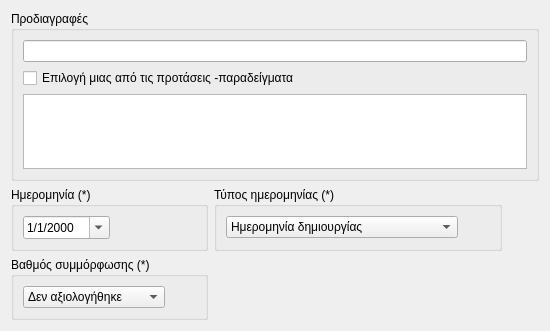
               <widget class="QWidget" name="scrollAreaWidgetContents_8_1">
                <property name="geometry">
                 <rect>
                  <x>0</x>
                  <y>0</y>
                  <width>550</width>
                  <height>331</height>
                 </rect>
                </property>
                <layout class="QGridLayout" name="gridLayout_68">
                 <item row="1" column="1">
                  <widget class="QGroupBox" name="groupBox_8_5">
                   <property name="title">
                    <string>Τύπος ημερομηνίας (*)</string>
                   </property>
                   <layout class="QGridLayout" name="gridLayout_66">
                    <item row="0" column="1">
                     <spacer name="horizontalSpacer_17">
                      <property name="orientation">
                       <enum>Qt::Horizontal</enum>
                      </property>
                      <property name="sizeHint" stdset="0">
                       <size>
                        <width>40</width>
                        <height>20</height>
                       </size>
                      </property>
                     </spacer>
                    </item>
                    <item row="0" column="0">
                     <widget class="QComboBox" name="comboBox_8_2">
                      <item>
                       <property name="text">
                        <string>Ημερομηνία δημιουργίας</string>
                       </property>
                      </item>
                      <item>
                       <property name="text">
                        <string>Ημερομηνία δημοσίευσης</string>
                       </property>
                      </item>
                      <item>
                       <property name="text">
                        <string>Ημερομηνία τελευταίας αναθεώρησης</string>
                       </property>
                      </item>
                     </widget>
                    </item>
                   </layout>
                  </widget>
                 </item>
                 <item row="1" column="0">
                  <widget class="QGroupBox" name="groupBox_8_4">
                   <property name="title">
                    <string>Ημερομηνία (*)</string>
                   </property>
                   <layout class="QGridLayout" name="gridLayout_67">
                    <item row="0" column="1">
                     <spacer name="horizontalSpacer_16">
                      <property name="orientation">
                       <enum>Qt::Horizontal</enum>
                      </property>
                      <property name="sizeHint" stdset="0">
                       <size>
                        <width>40</width>
                        <height>20</height>
                       </size>
                      </property>
                     </spacer>
                    </item>
                    <item row="0" column="0">
                     <widget class="QDateEdit" name="dateEdit_8_1">
                      <property name="displayFormat">
                       <string>d/M/yyyy</string>
                      </property>
                      <property name="calendarPopup">
                       <bool>true</bool>
                      </property>
                     </widget>
                    </item>
                   </layout>
                  </widget>
                 </item>
                 <item row="2" column="0">
                  <widget class="QGroupBox" name="groupBox_8_6">
                   <property name="title">
                    <string>Βαθμός συμμόρφωσης (*)</string>
                   </property>
                   <layout class="QGridLayout" name="gridLayout_65">
                    <item row="0" column="0">
                     <widget class="QComboBox" name="comboBox_8_3">
                      <item>
                       <property name="text">
                        <string>Δεν αξιολογήθηκε</string>
                       </property>
                      </item>
                      <item>
                       <property name="text">
                        <string>Δεν είναι σύμμορφος</string>
                       </property>
                      </item>
                      <item>
                       <property name="text">
                        <string>Σύμμορφος</string>
                       </property>
                      </item>
                     </widget>
                    </item>
                    <item row="0" column="1">
                     <spacer name="horizontalSpacer_18">
                      <property name="orientation">
                       <enum>Qt::Horizontal</enum>
                      </property>
                      <property name="sizeHint" stdset="0">
                       <size>
                        <width>40</width>
                        <height>20</height>
                       </size>
                      </property>
                     </spacer>
                    </item>
                   </layout>
                  </widget>
                 </item>
                 <item row="0" column="0" colspan="3">
                  <widget class="QGroupBox" name="groupBox_8_3">
                   <property name="title">
                    <string>Προδιαγραφές</string>
                   </property>
                   <layout class="QGridLayout" name="gridLayout_62">
                    <item row="0" column="0">
                     <widget class="QLineEdit" name="lineEdit_8_1"/>
                    </item>
                    <item row="1" column="0">
                     <widget class="QCheckBox" name="checkBox_8_1">
                      <property name="text">
                       <string>Επιλογή μιας από τις προτάσεις -παραδείγματα</string>
                      </property>
                     </widget>
                    </item>
                    <item row="2" column="0">
                     <widget class="QListWidget" name="listWidget_8_1"/>
                    </item>
                   </layout>
                  </widget>
                 </item>
                 <item row="1" column="2">
                  <spacer name="horizontalSpacer_19">
                   <property name="orientation">
                    <enum>Qt::Horizontal</enum>
                   </property>
                   <property name="sizeHint" stdset="0">
                    <size>
                     <width>40</width>
                     <height>20</height>
                    </size>
                   </property>
                  </spacer>
                 </item>
                </layout>
                <zorder>groupBox_8_3</zorder>
                <zorder>groupBox_8_4</zorder>
                <zorder>groupBox_8_5</zorder>
                <zorder>groupBox_8_6</zorder>
                <zorder>horizontalSpacer_19</zorder>
               </widget>
